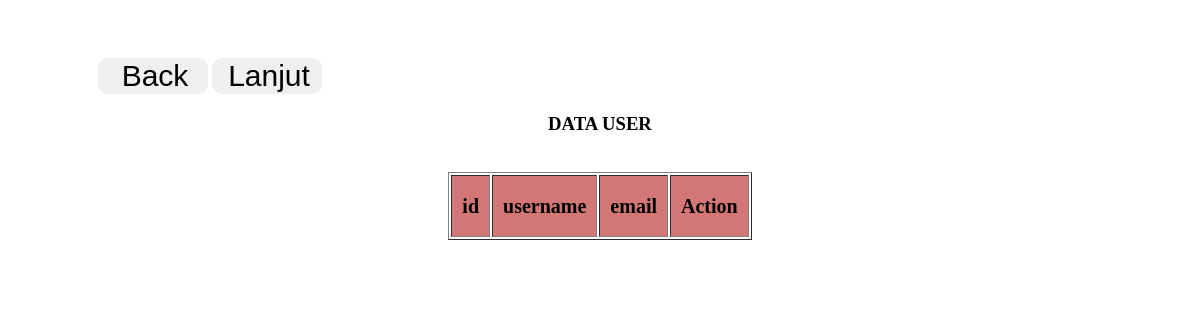
/tabeluser2.php, run on an earlier commit of the app's database.
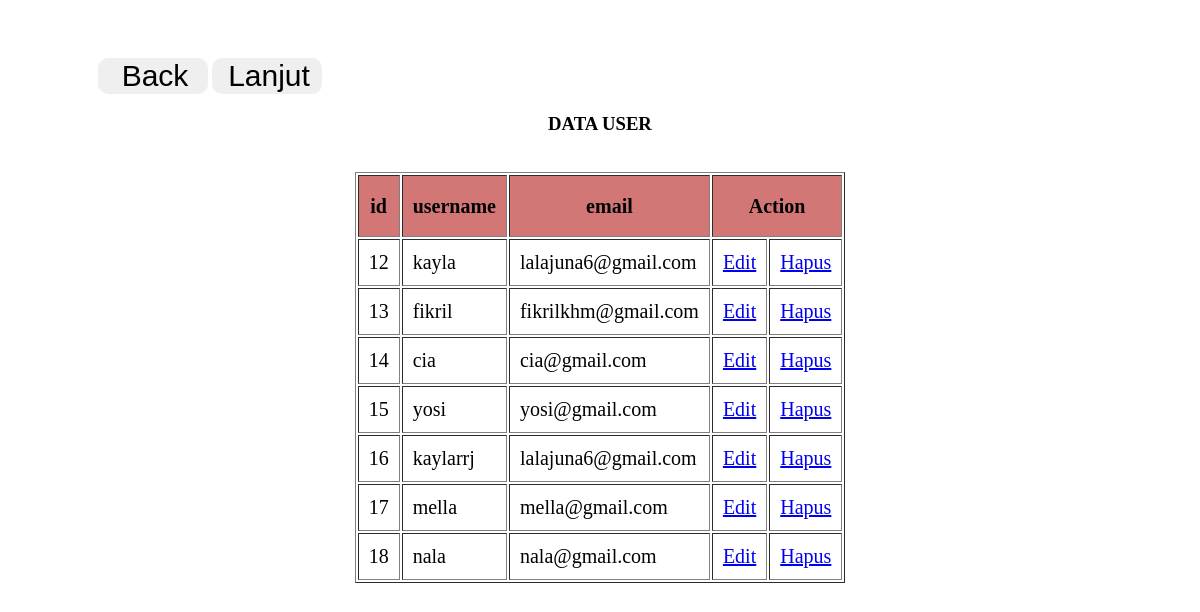
And on a later commit of the database.
### tables this page shows
CREATE TABLE `user` (
  `iduser` int(100) NOT NULL,
  `username` varchar(100) NOT NULL,
  `email` varchar(100) NOT NULL,
  `password` varchar(100) NOT NULL,
  `role` varchar(100) NOT NULL
);

### tabeluser2.php (the view, shortened to what this page needs)
<!DOCTYPE html>
<html lang="en">
<head>
    </head>
    <body>
    <div class="servicess">
        <a href="berandaadmin2.php" class="learn-isi"><button>Back</button></a>
        <a href="tabeldonasi.php" class="learn-isi"><button>Lanjut</button></a>
    </div>
    <h3 class="judul">DATA USER</h3>
    <br>
    <div class="tabel">
    <table border="1">
    <tr>
        <th>id</th>
        <th>username</th>
        <th>email</th>
        <th colspan="2">Action</th>
    </tr>
    </div>
<?php
include 'koneksi.php';
$result = mysqli_query($mysqli, "SELECT * FROM user") or die (mysqli_error());
while($data = mysqli_fetch_array($result)){
    ?>
    <tr>
        <td><?php echo $data['iduser']; ?></td>
        <td><?php echo $data['username']; ?></td>
        <td><?php echo $data['email']; ?></td>
        <td><a href='editdatauser.php?iduser=<?php echo $data['iduser'];?>'>Edit</a></td>
        <td><a href='deleteuser.php?iduser=<?php echo $data['iduser'];?>'>Hapus</a></td>
        <?php }?>
    </tr>
</html>

What changed in the data, as far as the page shows it:
added user: iduser "12", username "kayla", email "lalajuna6@gmail.com"
added user: iduser "13", username "fikril", email "fikrilkhm@gmail.com"
added user: iduser "14", username "cia", email "cia@gmail.com"
added user: iduser "15", username "yosi", email "yosi@gmail.com"
added user: iduser "16", username "kaylarrj", email "lalajuna6@gmail.com"
added user: iduser "17", username "mella", email "mella@gmail.com"
added user: iduser "18", username "nala", email "nala@gmail.com"
